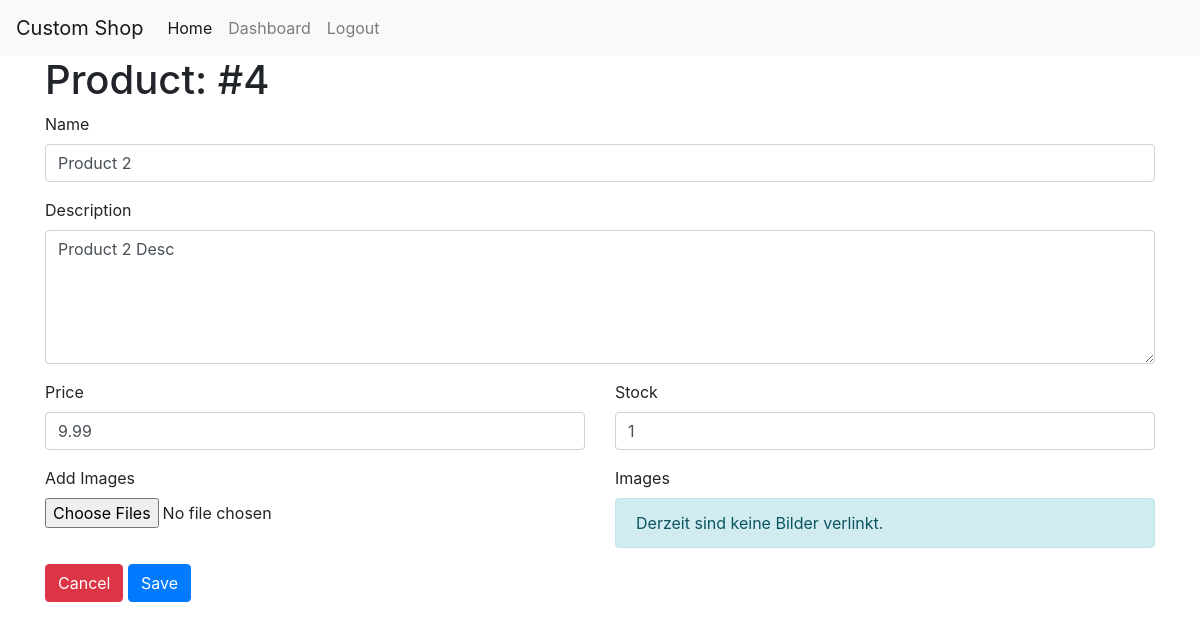
The app's page /products/4/edit (signed in), older data.
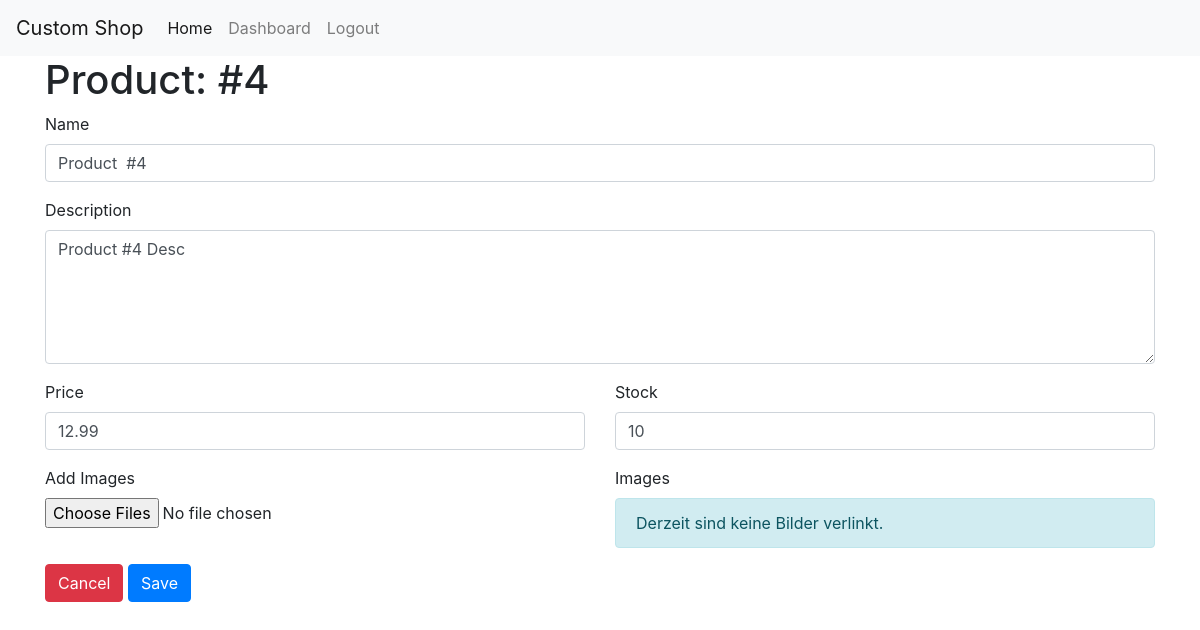
The same page, newer data.
### tables this page shows
CREATE TABLE `products` (
  `id` int(11) NOT NULL,
  `name` varchar(255) NOT NULL,
  `description` text DEFAULT NULL,
  `price` float NOT NULL,
  `stock` int(11) NOT NULL,
  `images` text DEFAULT NULL
);

### core/View.php (called while the page is built, shortened)
<?php
class View
{
    public static function load (string $view, array $params = [], string $layout = 'main')
    {
        require_once __DIR__ . "/../resources/views/layouts/$layout.php";
    }
}

### app/Controllers/AdminProductController.php (called while the page is built, shortened)
<?php
class AdminProductController
{
    public function editForm (int $id)
    {
        $product = Product::find($id);
        View::load('admin/productForm', [
            'product' => $product,
            'errors' => Session::get('errors', [], true)
        ]);
    }
}

### index.php (called while the page is built, shortened)
<?php
spl_autoload_register(function ($namespaceAndClassname) {
    $namespaceAndClassname = str_replace('Core', 'core', $namespaceAndClassname);
    $namespaceAndClassname = str_replace('App', 'app', $namespaceAndClassname);
    $filepath = str_replace('\\', '/', $namespaceAndClassname);
});
$app = new \Core\Bootstrap();

### core/Helpers/Config.php (called while the page is built, shortened)
<?php
class Config
{
    public static function get ($configString = '', $default = null)
    {
        if (strlen($configString) >= 3) {
            $filename = explode('.', $configString)[0];
            $key = explode('.', $configString)[1];
            $config = require __DIR__ . "/../../config/$filename.php";
            if (array_key_exists($key, $config)) {
                return $config[$key];
            } else {
                return $default;
            }
        }
    }
}

### config/database.php (called while the page is built)
<?php
return [
    'host' => 'mariadb',
    'username' => 'root',
    'password' => 'password',
    'dbname' => 'mvc',
    'port' => 3306
];

### core/Database.php (called while the page is built, shortened)
<?php
class Database
{
    private $link;
    public function __construct ()
    {
        $this->link = new \mysqli(
            Config::get('database.host'),
            Config::get('database.username'),
            Config::get('database.password'),
            Config::get('database.dbname'),
            Config::get('database.port', 3306)
        );
        $this->link->set_charset('utf8');
    }
    public function query (string $sql, array $params = [])
    {
        $this->stmt = $this->link->prepare($sql);
        if (count($params) >= 1) {
            $paramTypes = [];
            $paramValues = [];
            foreach ($params as $key => $value) {
                $paramTypes[] = explode(':', $key)[0];
                $_value = $value;
                $paramValues[] = &$_value;
            }
            $paramString = implode('', $paramTypes);
            array_unshift($paramValues, $paramString);
            @call_user_func_array([$this->stmt, 'bind_param'], $paramValues);
        }
        $this->stmt->execute();
        $result = $this->stmt->get_result();
        return $result->fetch_all(MYSQLI_ASSOC);
    }
}

### core/Models/ModelTrait.php (called while the page is built, shortened)
<?php
trait ModelTrait
{
    public static function find (int $id)
    {
        $db = new Database();
        $tableName = self::$tableName;
        $result = $db->query("SELECT * FROM {$tableName} WHERE id = ?", [
            'i:id' => $id
        ]);
        $data = new self($result[0]);
        return $data;
    }
}

### app/Models/Product.php (called while the page is built, shortened)
<?php
class Product
{
    public $price = 0.0;
    public function fill (array $data = [])
    {
        $this->id = $data['id'];
        $this->name = $data['name'];
        $this->description = $data['description'];
        $this->price = $data['price'];
        $this->stock = $data['stock'];
    }
    public function getPriceFloat ()
    {
        return sprintf('%.2f', $this->price);
    }
}

### resources/views/admin/productForm.view.php (the view, shortened to what the changed rows need)
<h1>Product: #<?php echo $product->id; ?></h1>
<form action="products/<?php echo $product->id; ?>/do-edit" method="post" enctype="multipart/form-data">
    <div class="form-group">
        <label for="name">Name</label>
        <input type="text" class="form-control" name="name" value="<?php echo $product->name; ?>">
    </div>
    <div class="form-group">
        <label for="description">Description</label>
        <textarea name="description" id="description" rows="5" class="form-control"><?php echo $product->description; ?></textarea>
    </div>
    <div class="row">
        <div class="form-group col">
            <label for="price">Price</label>
            <input type="number" class="form-control" name="price" step="0.01" value="<?php echo $product->getPriceFloat(); ?>">
        </div>
        <div class="form-group col">
            <label for="stock">Stock</label>
            <input type="number" class="form-control" name="stock" value="<?php echo $product->stock; ?>">
        </div>
    </div>
    <div class="row">
        <div class="form-group col">
            <label for="images[]">Add Images</label>
            <input type="file" class="form-control-file" name="images[]" multiple>
        </div>
        <div class="col">
            <label for="delete-images">Images</label>
            <?php if (!empty($product->images)): ?>
                <div class="row">
                    <?php foreach ($product->images as $image): ?>
                        <div class="form-group form-check col-4">
                            <label>
                                <input type="checkbox" class="form-check-input" name="delete-images[<?php echo $image; ?>]">
                                <img src="storage/<?php echo $image; ?>" width="50" height="auto">
                            </label>
                        </div>
                    <?php endforeach; ?>
                </div>
            <?php else: ?>
                <p class="alert alert-info">Derzeit sind keine Bilder verlinkt.</p>
            <?php endif; ?>
        </div>
    </div>
    <a href="dashboard" class="btn btn-danger">Cancel</a>
    <button class="btn btn-primary" type="submit">Save</button>
</form>

Row changes from the older to the newer data that the page shows:
changed products: name "Product 2" → "Product #4"; description "Product 2 Desc" → "Product #4 Desc"; price "9.99" → "12.99"; stock "1" → "10"
